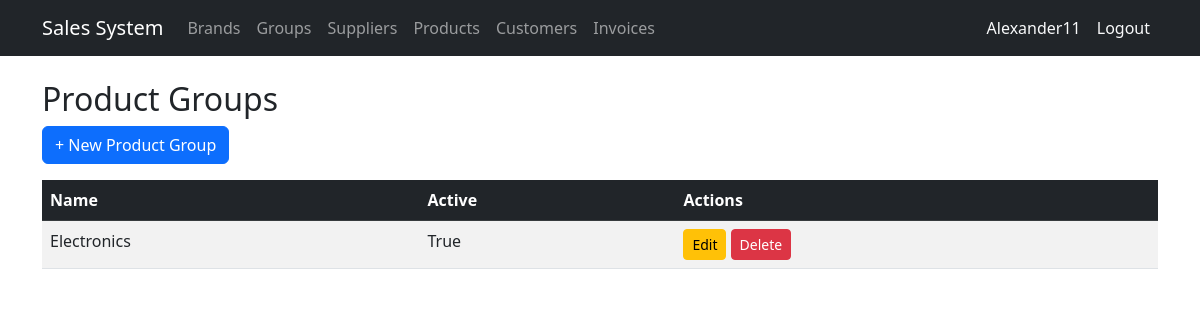
The page /groups/ (signed in) on the database as committed earlier.
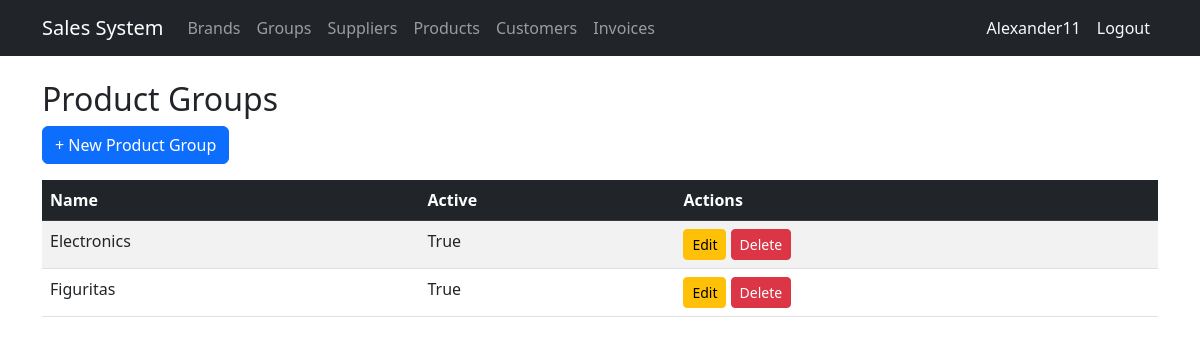
The same page on the database as committed later.
### billing/models.py (models this page shows, shortened)
class ProductGroup(models.Model):
    name = models.CharField(max_length=100, unique=True, verbose_name='Group Name')
    is_active = models.BooleanField(default=True)
    created_at = models.DateTimeField(auto_now_add=True)
    updated_at = models.DateTimeField(auto_now=True)
    class Meta:
        verbose_name = 'Product Group'
        verbose_name_plural = 'Product Groups'
        ordering = ['name']

### billing/views.py (the view)
# urls.py: path('groups/', views.ProductGroupListView.as_view(), name='productgroup_list'),
class ProductGroupListView(LoginRequiredMixin, ListView):
    model = ProductGroup; template_name = 'billing/productgroup_list.html'; context_object_name = 'items'

### billing/templates/billing/productgroup_list.html (shortened to what this page needs)
{% extends 'billing/base.html' %}
{% block content %}
<h2>Product Groups</h2>
<a href="{% url 'billing:productgroup_create' %}" class="btn btn-primary mb-3">+ New Product Group</a>
<table class="table table-striped table-hover">
  <thead class="table-dark">
    <tr><th>Name</th><th>Active</th><th>Actions</th></tr>
  </thead>
  <tbody>
    {% for item in items %}
    <tr>
      <td>{{ item.name }}</td>
      <td>{{ item.is_active }}</td>
      <td>
        <a href="{% url 'billing:productgroup_update' item.pk %}" class="btn btn-sm btn-warning">Edit</a>
        <a href="{% url 'billing:productgroup_delete' item.pk %}" class="btn btn-sm btn-danger">Delete</a>
      </td>
    </tr>
    {% empty %}
    <tr><td colspan="3" class="text-center">No records.</td></tr>
    {% endfor %}
  </tbody>
</table>
{% endblock %}

Rows that differ between the two databases and show on the page:
added ProductGroup: name "Figuritas", is_active "True"
